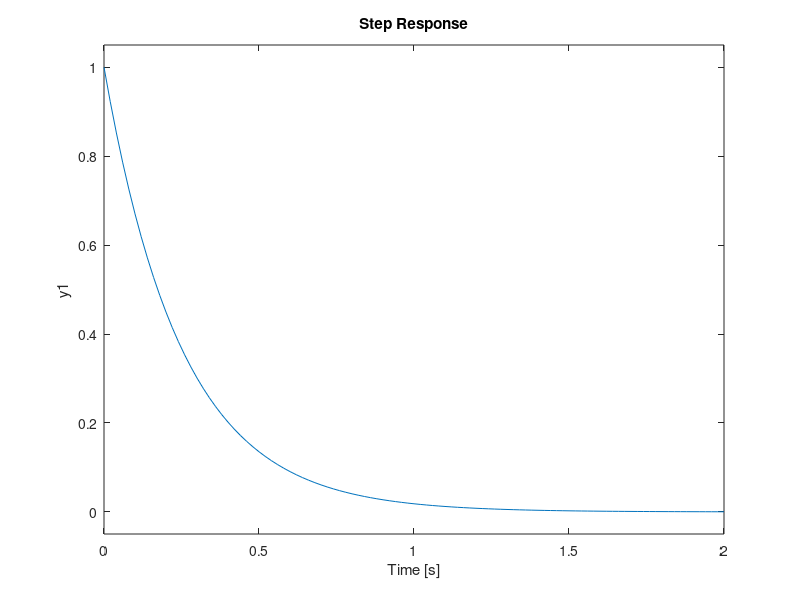

Source code (MATLAB):
close all; clear all; history -c; clc;
pkg load control

G1 = tf(5,[1 2])
step(G1); grid

G2 = zpk([],[-2 -3],1)
step(G2); grid

G3 = tf(2,[1 2])
% G3.inputdelay=10
step(G3); grid

G4 = 5*tf([1 1],[1 1 2])
step(G4); grid

G5 = zpk([-2],[-3 -4],5)
step(G5); grid

G6 = tf(5,[1 0])
step(G6); grid

G7 = zpk([-2],[0 -4],12)
step(G7); grid

G8 = zpk([0],[ -4],1)
step(G8); grid
